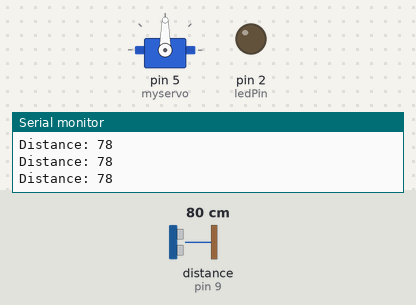
The sketch below on a simulated Arduino Uno, built with avr-gcc and run on an emulated ATmega328P. Shown: servo, output pins drawn as LEDs (lit = HIGH), the last lines printed to the serial monitor. Wiring (inferred from the names in the program): ultrasonic range finder: trigger pin 10; echo pin 9. The inputs (shaded band) are chosen by the test bench; at power-on: distance to the obstacle (sensor on pin 9) 80 cm. The echo pulse lasts 58.3 µs per cm; pins used as bus, display or sensor lines are not drawn.

Above: at 1.2 s.
1.3 s: distance to the obstacle (sensor on pin 9) set to 12 cm
2.8 s: distance to the obstacle (sensor on pin 9) set to 9 cm
At 2.95 s:
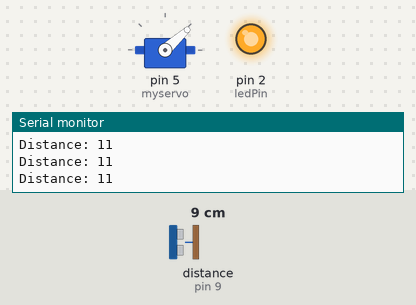
5.8 s: distance to the obstacle (sensor on pin 9) set to 18 cm
At 6.7 s:
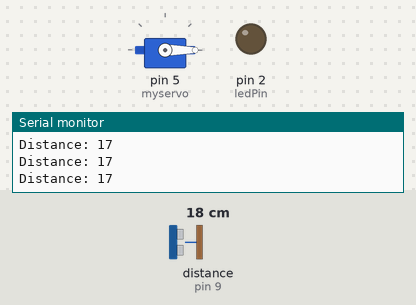
7.6 s: distance to the obstacle (sensor on pin 9) set to 2 cm
At 8.06 s:
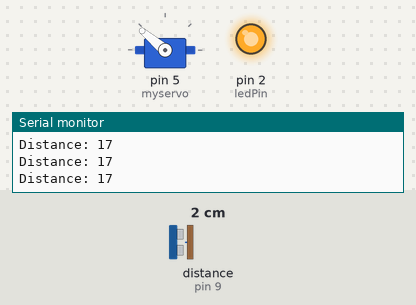
10.6 s: distance to the obstacle (sensor on pin 9) set to 35 cm
At 11.7 s:
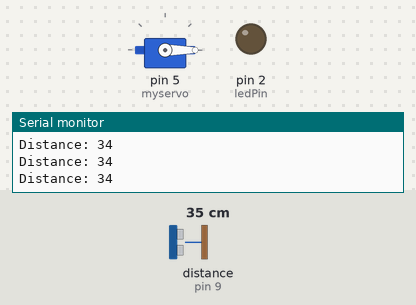
12.4 s: distance to the obstacle (sensor on pin 9) set to 4 cm
At 13.15 s:
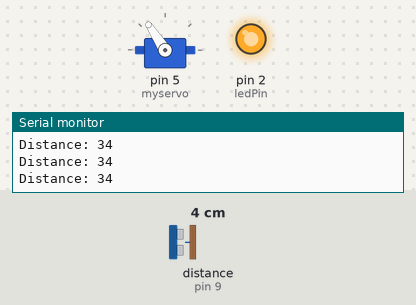
Timing chart, 0 to 16.4 s (numbered marks = the images above; inputs shaded):
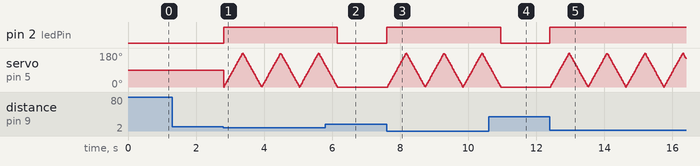

Measured:
- the behaviour switches between 11 and 10 cm on distance to the obstacle (sensor on pin 9) (found by bisection; images 0 and 1)
- after the input at 5.8 s, pin 2 (ledPin): HIGH → LOW after 0.35 s; servo on pin 5 (myservo): goes on until 6.1 s, then stays 0°
- after the input at 10.6 s, pin 2 (ledPin): HIGH → LOW after 0.36 s; servo on pin 5 (myservo): goes on until 11.0 s, then stays 0°

The sketch:

Ultrasound.ino
```cpp
// Moves servo and turns on LED using an ultrasound sensor

#include <Servo.h>

// defines pins numbers
const int trigPin = 10;
const int echoPin = 9;
const int ledPin = 2;

Servo myservo;  // create servo object to control a servo

// defines variables
long duration; // variable to store how long it takes for a pulse of ultrasound to bounce back from the object
int distance; // variable to store the distance to the object
int pos = 0;    // variable to store the servo position

void setup() {
  pinMode(trigPin, OUTPUT); // Sets the trigPin as an Output
  pinMode(echoPin, INPUT); // Sets the echoPin as an Input
  pinMode(ledPin, OUTPUT); // Sets ledPin as an Output
  myservo.attach(5);  // attaches the servo on pin 5 to the servo object
  Serial.begin(9600); // Starts the serial communication
}
void loop() {
  // Clears the trigPin
  digitalWrite(trigPin, LOW);
  delayMicroseconds(2);

  // Sets the trigPin on HIGH state for 10 micro seconds
  digitalWrite(trigPin, HIGH);
  delayMicroseconds(10);

  // Stops ultrasound pulsing
  digitalWrite(trigPin, LOW);

  // Reads the echoPin, returns the sound wave travel time in microseconds
  duration = pulseIn(echoPin, HIGH);

  // Calculating the distance
  distance = duration * 0.034 / 2;

  if (distance < 10) { // if the distance is less than 10
    digitalWrite(ledPin, HIGH); // turns on LED
    for (pos = 0; pos <= 180; pos += 1) { // goes from 0 degrees to 180 degrees
      myservo.write(pos);              // tell servo to go to position in variable 'pos'
      delay(3);                       // waits 1ms for the servo to reach the position
    }
    for (pos = 180; pos >= 0; pos -= 1) { // goes from 180 degrees to 0 degrees
      myservo.write(pos);              // tell servo to go to position in variable 'pos'
      delay(3);                       // waits 1ms for the servo to reach the position
    }
  } else {
    digitalWrite(ledPin, LOW); // turns off LED
  }
  // Prints the distance on the Serial Monitor
  Serial.print("Distance: ");
  Serial.println(distance);
}
```
